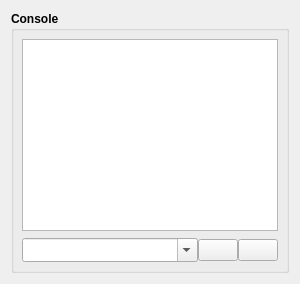
               <widget class="QWidget" name="tab">
                <attribute name="title">
                 <string>Console</string>
                </attribute>
                <layout class="QHBoxLayout" name="horizontalLayout_33">
                 <item>
                  <widget class="GroupBox" name="grpConsole">
                   <property name="font">
                    <font>
                     <weight>75</weight>
                     <bold>true</bold>
                    </font>
                   </property>
                   <property name="autoFillBackground">
                    <bool>false</bool>
                   </property>
                   <property name="title">
                    <string>Console</string>
                   </property>
                   <layout class="QVBoxLayout" name="verticalLayout_3" stretch="0,0,0">
                    <property name="spacing">
                     <number>0</number>
                    </property>
                    <property name="leftMargin">
                     <number>8</number>
                    </property>
                    <property name="topMargin">
                     <number>8</number>
                    </property>
                    <property name="rightMargin">
                     <number>8</number>
                    </property>
                    <property name="bottomMargin">
                     <number>8</number>
                    </property>
                    <item>
                     <widget class="QPlainTextEdit" name="txtConsole">
                      <property name="minimumSize">
                       <size>
                        <width>0</width>
                        <height>1</height>
                       </size>
                      </property>
                      <property name="font">
                       <font>
                        <pointsize>9</pointsize>
                       </font>
                      </property>
                      <property name="readOnly">
                       <bool>true</bool>
                      </property>
                     </widget>
                    </item>
                    <item>
                     <spacer name="spacerConsole">
                      <property name="orientation">
                       <enum>Qt::Vertical</enum>
                      </property>
                      <property name="sizeType">
                       <enum>QSizePolicy::Fixed</enum>
                      </property>
                      <property name="sizeHint" stdset="0">
                       <size>
                        <width>20</width>
                        <height>7</height>
                       </size>
                      </property>
                     </spacer>
                    </item>
                    <item>
                     <layout class="QHBoxLayout" name="horizontalLayout_7" stretch="1,0,0">
                      <item>
                       <widget class="ComboBox" name="cboCommand">
                        <property name="styleSheet">
                         <string notr="true">padding-top: 3;
padding-bottom: 3;
padding-right: 8;</string>
                        </property>
                        <property name="editable">
                         <bool>true</bool>
                        </property>
                        <property name="maxVisibleItems">
                         <number>5</number>
                        </property>
                        <property name="maxCount">
                         <number>16</number>
                        </property>
                        <property name="insertPolicy">
                         <enum>QComboBox::InsertAtTop</enum>
                        </property>
                       </widget>
                      </item>
                      <item>
                       <widget class="QPushButton" name="cmdCommandSend">
                        <property name="toolTip">
                         <string>Send command</string>
                        </property>
                        <property name="icon">
                         <iconset resource="images.qrc">
                          <normaloff>:/images/send_1.png</normaloff>:/images/send_1.png</iconset>
                        </property>
                        <property name="iconSize">
                         <size>
                          <width>16</width>
                          <height>16</height>
                         </size>
                        </property>
                       </widget>
                      </item>
                      <item>
                       <widget class="QPushButton" name="cmdClearConsole">
                        <property name="toolTip">
                         <string>Clear console</string>
                        </property>
                        <property name="icon">
                         <iconset resource="images.qrc">
                          <normaloff>:/images/erase_1.png</normaloff>:/images/erase_1.png</iconset>
                        </property>
                        <property name="iconSize">
                         <size>
                          <width>16</width>
                          <height>16</height>
                         </size>
                        </property>
                       </widget>
                      </item>
                     </layout>
                    </item>
                   </layout>
                  </widget>
                 </item>
                </layout>
               </widget>
